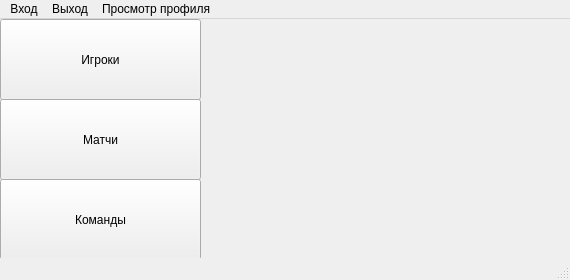
<?xml version="1.0" encoding="UTF-8"?>
<ui version="4.0">
 <class>MainWindow</class>
 <widget class="QMainWindow" name="MainWindow">
  <property name="geometry">
   <rect>
    <x>0</x>
    <y>0</y>
    <width>570</width>
    <height>280</height>
   </rect>
  </property>
  <property name="minimumSize">
   <size>
    <width>570</width>
    <height>280</height>
   </size>
  </property>
  <property name="maximumSize">
   <size>
    <width>570</width>
    <height>280</height>
   </size>
  </property>
  <property name="windowTitle">
   <string>MainWindow</string>
  </property>
  <widget class="QWidget" name="centralwidget">
   <widget class="QPushButton" name="pushButton_2">
    <property name="geometry">
     <rect>
      <x>0</x>
      <y>0</y>
      <width>201</width>
      <height>81</height>
     </rect>
    </property>
    <property name="text">
     <string>Игроки</string>
    </property>
   </widget>
   <widget class="QPushButton" name="pushButton_3">
    <property name="geometry">
     <rect>
      <x>0</x>
      <y>80</y>
      <width>201</width>
      <height>81</height>
     </rect>
    </property>
    <property name="text">
     <string>Матчи</string>
    </property>
   </widget>
   <widget class="QPushButton" name="pushButton_4">
    <property name="geometry">
     <rect>
      <x>0</x>
      <y>160</y>
      <width>201</width>
      <height>81</height>
     </rect>
    </property>
    <property name="text">
     <string>Команды</string>
    </property>
   </widget>
   <widget class="QLabel" name="label">
    <property name="geometry">
     <rect>
      <x>210</x>
      <y>0</y>
      <width>421</width>
      <height>241</height>
     </rect>
    </property>
    <property name="text">
     <string/>
    </property>
    <property name="pixmap">
     <pixmap>../hockey-sport-flat-banner-vector-260nw-1571817790.jpg</pixmap>
    </property>
   </widget>
  </widget>
  <widget class="QMenuBar" name="menubar">
   <property name="geometry">
    <rect>
     <x>0</x>
     <y>0</y>
     <width>570</width>
     <height>18</height>
    </rect>
   </property>
   <widget class="QMenu" name="menu">
    <property name="title">
     <string>Вход</string>
    </property>
    <addaction name="action_2"/>
   </widget>
   <widget class="QMenu" name="menu_2">
    <property name="title">
     <string>Выход</string>
    </property>
    <addaction name="action_3"/>
   </widget>
   <widget class="QMenu" name="menu_3">
    <property name="title">
     <string>Просмотр профиля</string>
    </property>
    <addaction name="action_4"/>
   </widget>
   <addaction name="menu"/>
   <addaction name="menu_2"/>
   <addaction name="menu_3"/>
  </widget>
  <widget class="QStatusBar" name="statusbar"/>
  <action name="action">
   <property name="text">
    <string>Авторизация в системе</string>
   </property>
  </action>
  <action name="action_2">
   <property name="text">
    <string>Авторизация в системе</string>
   </property>
  </action>
  <action name="action_3">
   <property name="text">
    <string>Выйти из системы</string>
   </property>
  </action>
  <action name="action_4">
   <property name="text">
    <string>Текущий профиль</string>
   </property>
  </action>
 </widget>
 <resources/>
 <connections/>
</ui>
